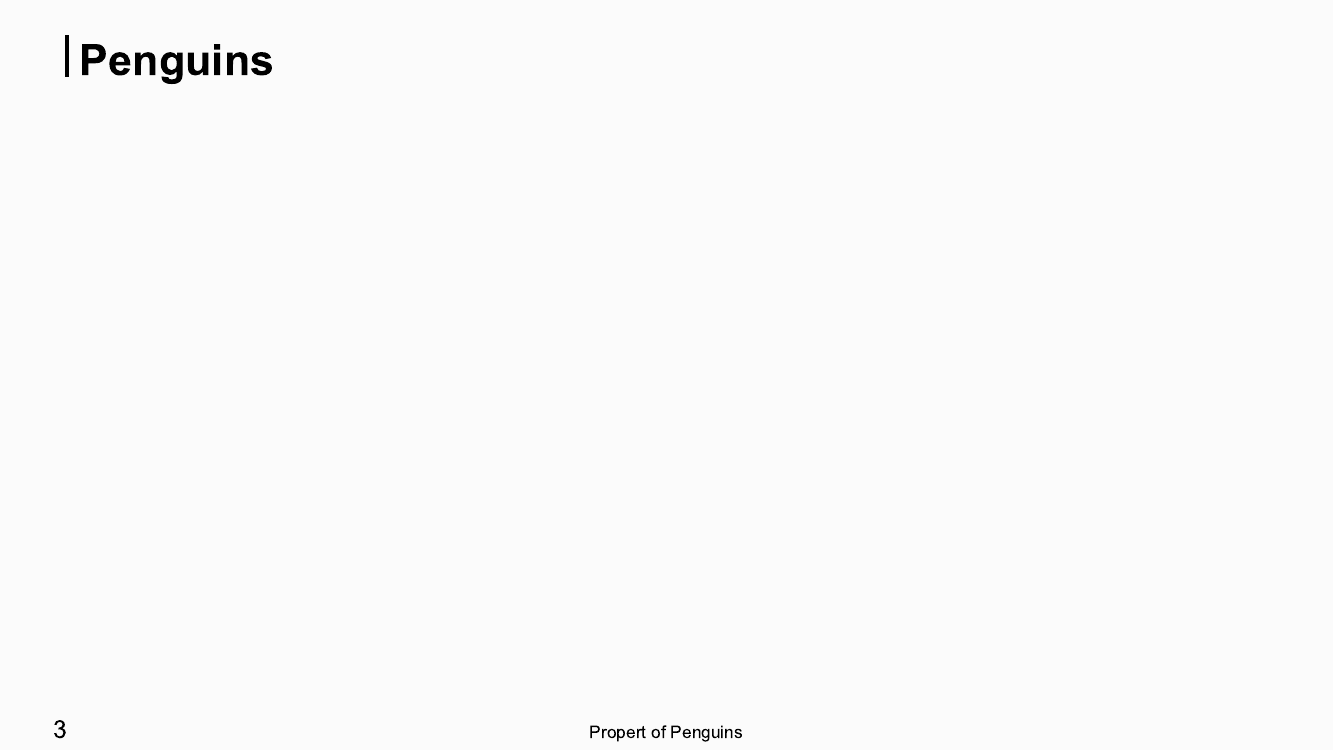

Generate this figure with Python:
import matplotlib.pyplot as plt
from canvass import Base



fig = plt.figure(FigureClass=Base, header="Penguins", pagenumber=3)
fig.subplots_adjust(bottom=0.15, top=0.8, left=0.1, hspace=0.3, right=0.95, wspace=0.1)



plt.savefig("sample.pdf")
